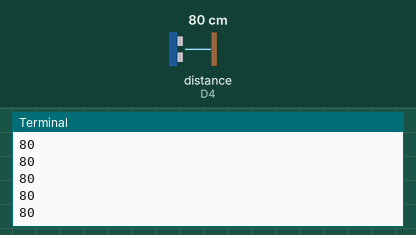
Bench run of a program on a simulated Raspberry Pi (BCM pin numbers) with a GrovePi and a Grove Base HAT. On the bench: the last lines printed to the terminal. Inputs (shaded band) come from the test bench; at power-on: distance to the obstacle (sensor on D4) 80 cm.

Above: at 1.2 s.
1.3 s: distance to the obstacle (sensor on D4) set to 2 cm
At 1.33 s:
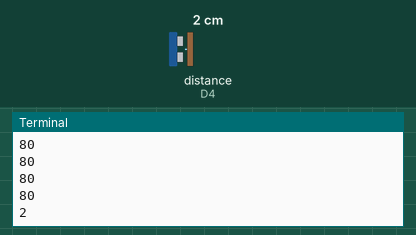
2.8 s: distance to the obstacle (sensor on D4) set to 4 cm
At 2.83 s:
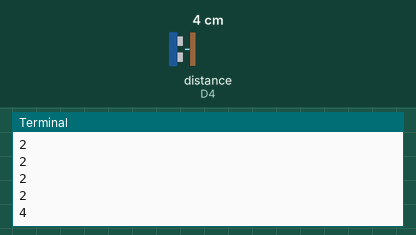
Timing chart, 0 to 5.8 s (numbered marks = the images above; inputs shaded):
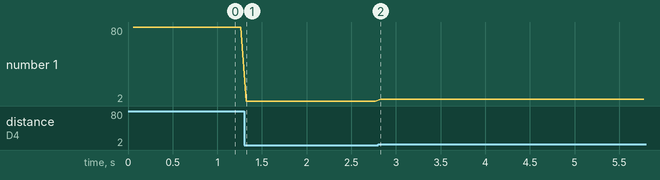

The program:

grove_ultrasonic.py
```python
#!/usr/bin/env python
#
# GrovePi Example for using the Grove Ultrasonic Ranger (http://www.seeedstudio.com/wiki/Grove_-_Ultrasonic_Ranger)
#
# The GrovePi connects the Raspberry Pi and Grove sensors.  You can learn more about GrovePi here:  http://www.dexterindustries.com/GrovePi
#
# Have a question about this example?  Ask on the forums here:  http://forum.dexterindustries.com/c/grovepi
#
'''
## License

The MIT License (MIT)

GrovePi for the Raspberry Pi: an open source platform for connecting Grove Sensors to the Raspberry Pi.
Copyright (C) 2017  Dexter Industries

Permission is hereby granted, free of charge, to any person obtaining a copy
of this software and associated documentation files (the "Software"), to deal
in the Software without restriction, including without limitation the rights
to use, copy, modify, merge, publish, distribute, sublicense, and/or sell
copies of the Software, and to permit persons to whom the Software is
furnished to do so, subject to the following conditions:

The above copyright notice and this permission notice shall be included in
all copies or substantial portions of the Software.

THE SOFTWARE IS PROVIDED "AS IS", WITHOUT WARRANTY OF ANY KIND, EXPRESS OR
IMPLIED, INCLUDING BUT NOT LIMITED TO THE WARRANTIES OF MERCHANTABILITY,
FITNESS FOR A PARTICULAR PURPOSE AND NONINFRINGEMENT. IN NO EVENT SHALL THE
AUTHORS OR COPYRIGHT HOLDERS BE LIABLE FOR ANY CLAIM, DAMAGES OR OTHER
LIABILITY, WHETHER IN AN ACTION OF CONTRACT, TORT OR OTHERWISE, ARISING FROM,
OUT OF OR IN CONNECTION WITH THE SOFTWARE OR THE USE OR OTHER DEALINGS IN
THE SOFTWARE.
'''

import grovepi

# Connect the Grove Ultrasonic Ranger to digital port D4
# SIG,NC,VCC,GND
ultrasonic_ranger = 4

while True:
    try:
        # Read distance value from Ultrasonic
        print(grovepi.ultrasonicRead(ultrasonic_ranger))

    except TypeError:
        print ("Error")
    except IOError:
        print ("Error")
```

Measured:
- after the input at 1.3 s, the terminal: prints a new line at once (image 1)
- after the input at 2.8 s, the terminal: prints a new line at once (image 2)
- plotted number 1: 80 → 2 after the input at 1.3 s, 2 → 4 after the input at 2.8 s
